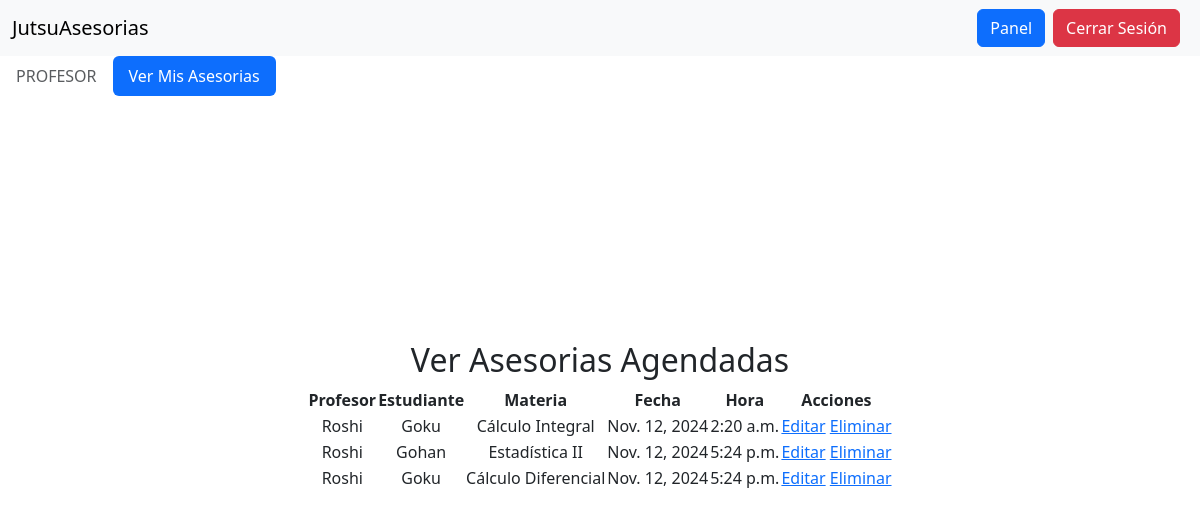
Screenshot of /ver_asesorias/ (signed in) with the database file from the repository.
### tasks/models.py (models this page shows, shortened)
class Asesoria(models.Model):
    profe = models.ForeignKey(CustomUser, on_delete=models.CASCADE, related_name='asesorias_profe')
    estudiante = models.ForeignKey(CustomUser, on_delete=models.CASCADE, related_name='asesorias_estudiante')
    materia = models.ForeignKey(Materia, on_delete=models.CASCADE)
    fecha = models.DateField()
    hora = models.TimeField()

class CustomUser(AbstractUser):
    matricula = models.IntegerField(null=True, blank=True)
    role = models.IntegerField(null=True, blank=True)
    hora_begin = models.TimeField(null=True, blank=True)
    hora_end = models.TimeField(null=True, blank=True)
    horas_except = models.CharField(max_length=255, null=True, blank=True)
    dias_begin = models.IntegerField(null=True, blank=True)
    dias_end = models.IntegerField(null=True, blank=True)
    dias_except = models.IntegerField(null=True, blank=True)
    configurado = models.BooleanField(default=False)

class Materia(models.Model):
    nombre = models.CharField(max_length=255)

### tasks/views.py (the view)
# urls.py: path('ver_asesorias/', views.ver_asesorias, name='verasesorias'),
def ver_asesorias(request):
    asesorias = Asesoria.objects.all()
    return render(request, 'ver_asesorias.html', {'asesorias': asesorias})

### tasks/templates/ver_asesorias.html
{% extends 'base.html' %}
{% block content %}
{% if user.role == 0 %}
    <h2>Ver Mis Asesorias Agendadas</h2>
    <table>
        <tr>
            <th>Profesor</th>
            <th>Estudiante</th>
            <th>Materia</th>
            <th>Fecha</th>
            <th>Hora</th>
            <th>Acciones</th>
        </tr>
        {% for asesoria in asesorias %}
            {% if user.username == asesoria.estudiante.username %}
            <tr>
                <td>{{ asesoria.profe.username }}</td>
                <td>{{ asesoria.estudiante.username }}</td>
                <td>{{ asesoria.materia.nombre }}</td>
                <td>{{ asesoria.fecha }}</td>
                <td>{{ asesoria.hora }}</td>
                <td>
                    <a href="{% url 'editarasesoria' asesoria.pk %}">Editar</a>
                    <a href="{% url 'eliminarasesoria' asesoria.pk %}">Eliminar</a>
                </td>
            </tr>
            {% endif %}
        {% endfor %}
    </table>
    {% else %}
    <h2>Ver Asesorias Agendadas</h2>
    <table>
        <tr>
            <th>Profesor</th>
            <th>Estudiante</th>
            <th>Materia</th>
            <th>Fecha</th>
            <th>Hora</th>
            <th>Acciones</th>
        </tr>
        {% for asesoria in asesorias %}
            {% if user.username == asesoria.profe.username %}
            <tr>
                <td>{{ asesoria.profe.username }}</td>
                <td>{{ asesoria.estudiante.username }}</td>
                <td>{{ asesoria.materia.nombre }}</td>
                <td>{{ asesoria.fecha }}</td>
                <td>{{ asesoria.hora }}</td>
                <td>
                    <a href="{% url 'editarasesoria' asesoria.pk %}">Editar</a>
                    <a href="{% url 'eliminarasesoria' asesoria.pk %}">Eliminar</a>
                </td>
            </tr>
            {% endif %}
        {% endfor %}
    </table>
{% endif %}
{% endblock %}

### rows the page displays
Asesoria: profe.username "Roshi", estudiante.username "Goku", materia.nombre "Cálculo Integral", fecha "Nov. 12, 2024", hora "2:20 a.m."
Asesoria: profe.username "Roshi", estudiante.username "Gohan", materia.nombre "Estadística II", fecha "Nov. 12, 2024", hora "5:24 p.m."
Asesoria: profe.username "Roshi", estudiante.username "Goku", materia.nombre "Cálculo Diferencial", fecha "Nov. 12, 2024", hora "5:24 p.m."
